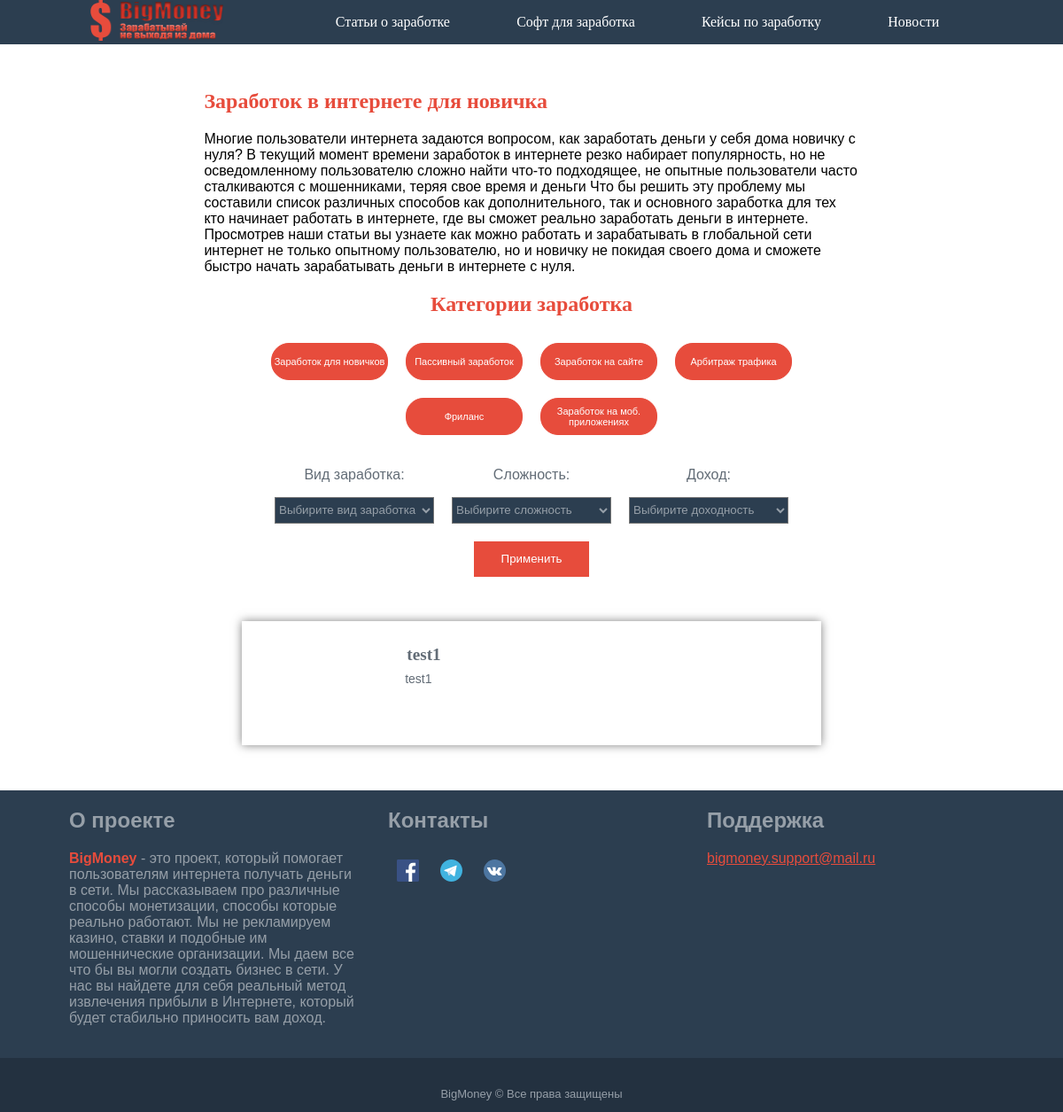
The page /post/dlya-novichkov/index.php on the database as committed earlier.
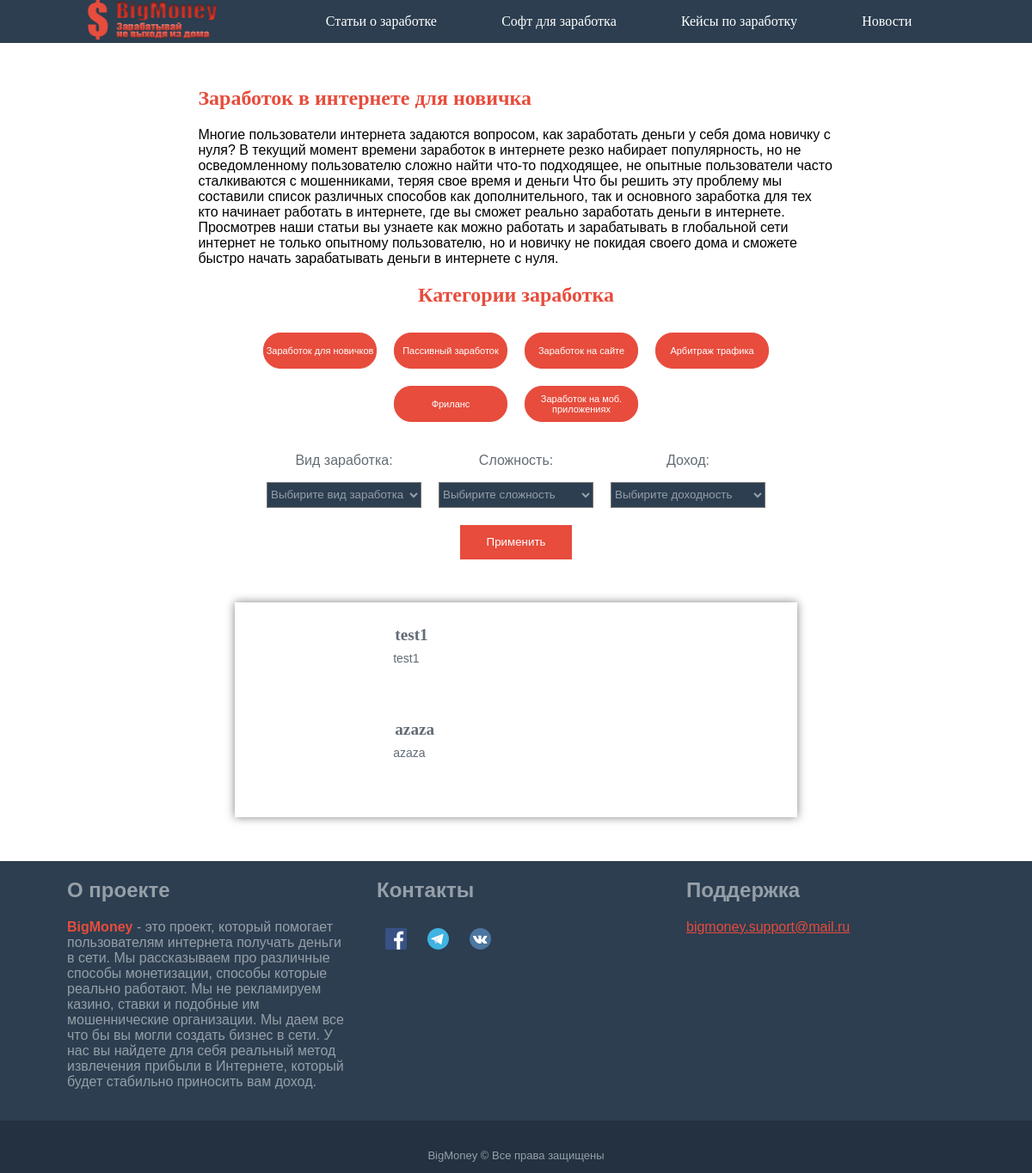
The same page on the database as committed later.
### tables this page shows
CREATE TABLE `post` (
  `id` int(11) NOT NULL,
  `name` varchar(64) NOT NULL,
  `title-braus` varchar(70) DEFAULT NULL,
  `description-braus` varchar(140) DEFAULT NULL,
  `title-katalog` varchar(60) NOT NULL,
  `description-katalog` varchar(120) NOT NULL,
  `one-title-page` varchar(56) DEFAULT NULL,
  `two-title-page` varchar(56) DEFAULT NULL,
  `one-text` text,
  `two-text` text,
  `image` text,
  `linkPartner` text,
  `plus` text,
  `minus` text,
  `money-level` varchar(56) DEFAULT NULL,
  `hard-level` varchar(56) DEFAULT NULL,
  `date` date DEFAULT NULL,
  `coments` text,
  `site` varchar(16) DEFAULT NULL,
  `freelance` varchar(16) DEFAULT NULL,
  `arbit` varchar(16) DEFAULT NULL,
  `type` varchar(56) DEFAULT NULL,
  `newUser` varchar(16) DEFAULT NULL,
  `passiv` varchar(16) DEFAULT NULL,
  `mob` varchar(16) DEFAULT NULL
);

### src/post/dlya-novichkov/index.php (the view, shortened to what the changed rows need)
<!DOCTYPE html>
<html>
<head>
	<link rel="stylesheet" type="text/css" href="../css/style.css">
	<link rel="stylesheet" type="text/css" href="../css/modification.css">
</head>
<body>
<form method="POST" action=<?php echo $_SERVER['PHP_SELF'];?> enctype="multipart/form-data">
	<section class="container">
		<div class="text katalog-text">
			<h1 class="text__title">Заработок в интернете для новичка</h1>
		</div>
		<center>
		<div class="categories">
			<h2 class="categories__title">Категории заработка</h2>
		</div>
		<div class="content">
			<?php
				$conect = mysqli_connect('localhost','root','','posting');
				if(isset($_POST['go'])){
				$hard= mysqli_real_escape_string($conect, trim($_POST['hard']));
				$money= mysqli_real_escape_string($conect, trim($_POST['money']));
				$type = mysqli_real_escape_string($conect, trim($_POST['type']));
				$state = mysqli_query($conect,"SELECT `name`, `image`, `title-katalog`, `description-katalog`, `money-level`, `hard-level`, `type` FROM `post` WHERE `newUser` = 'on'");
					while ($result_state  = mysqli_fetch_array($state)){
						$img = str_replace("/post","",$result_state['image']);
						if(($result_state['type'] == $type && $hard == 'Выбирите сложность' && $money == 'Выбирите доходность') || ($result_state['type'] == $type && $hard == $result_state['hard-level'] && $money == $result_state['money-level']) || ($result_state['type'] == $type && $hard == $result_state['hard-level']) || ($result_state['type'] == $type && $money == $result_state['money-level']) || ($type == 'Выбирите вид заработка' && $hard == $result_state['hard-level'] && $money == 'Выбирите доходность') || ($type == 'Выбирите вид заработка' && $hard == $result_state['hard-level'] && $money == $result_state['money-level']) || ($type == 'Выбирите вид заработка' && $hard == 'Выбирите сложность' && $money == $result_state['money-level']) ){
							echo
								'<a href="./'.$result_state['name'].'.php">
								<div class="content__element">
									<div class="content__img" id="imag" style="background-image:url(.'.$img.')"></div>
										<div class="content__text">
											<h2 class="content__title">'.$result_state['title-katalog'].'</h2>
											<p class="content__descript">'.$result_state['description-katalog'].'</p>
										</div>
									</div>
									</a>';
						}if($money == 'Выбирите доходность' && $hard == 'Выбирите сложность' && $type == 'Выбирите вид заработка'){
							echo
								'<a href="./'.$result_state['name'].'.php">
								<div class="content__element">
									<div class="content__img" style="background-image:url(.'.$img.')"></div>
									<div class="content__text">
										<h2 class="content__title">'.$result_state['title-katalog'].'</h2>
										<p class="content__descript">'.$result_state['description-katalog'].'</p>
									</div>
								</div>
								</a>';
						}
					}
				}else{
					$state = mysqli_query($conect,"SELECT `name`, `image`, `title-katalog`, `description-katalog`, `money-level`, `hard-level`, `type` FROM `post` WHERE `newUser` = 'on'");
					while ($result_state  = mysqli_fetch_array($state)){
					$img = str_replace("/post","",$result_state['image']);
					echo
						'<a href="./'.$result_state['name'].'.php">
						<div class="content__element">
							<div class="content__img" style="background-image:url(.'.$img.')"></div>
							<div class="content__text">
								<h2 class="content__title">'.$result_state['title-katalog'].'</h2>
								<p class="content__descript">'.$result_state['description-katalog'].'</p>
							</div>
						</div>
						</a>';
					}
				}
			?>
		</div>
		</center>
	</section>
	<footer class="footer">
		<div class="footer__center">
			<div class = "footer__element">
				<h2 class="footer__text">О проекте</h2>
			</div>
			<div class = "footer__element">
				<h2 class="footer__text">Контакты</h2>
			</div>
			<div class = "footer__element">
				<h2 class="footer__text">Поддержка</h2>
			</div>
		</div>
	</footer>
</form>
</body>
</html>

Rows that differ between the two databases and show on the page:
added post: value "azaza"
